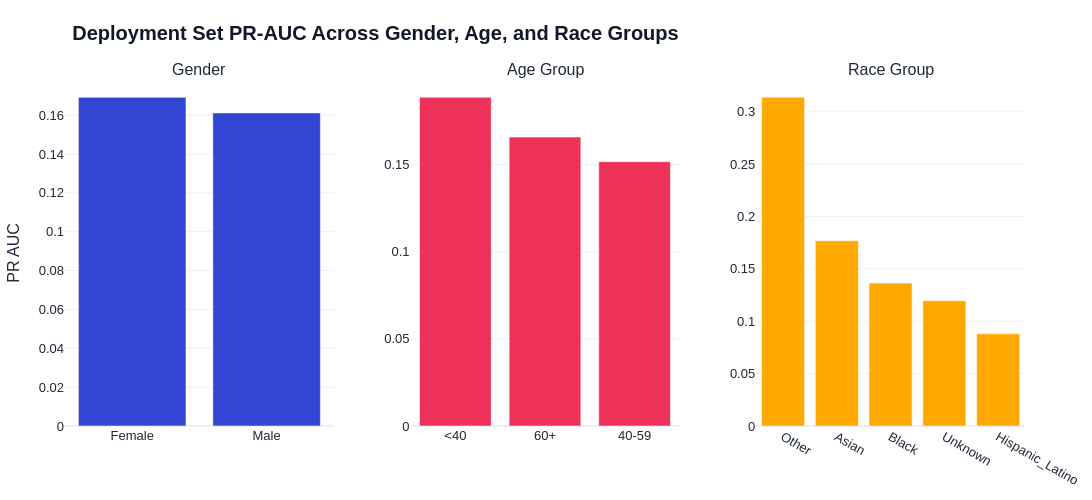

Notebook code for this chart:
### Code cell
plot_fairness_subplots_plotly(
    deployment_gender_metrics,
    deployment_age_metrics,
    deployment_race_metrics,
    metric="pr_auc",
    title="             Deployment Set PR-AUC Across Gender, Age, and Race Groups",
    filename="deployment_pr_auc_fairness_subplots.html"
)

### Figure 1 — Plotly figure (JSON) as saved in the notebook; plotly's stock layout.template omitted (floating-point values rounded to 4 significant figures)
{"data": [{"marker": {"color": "#3146D3"}, "name": "Gender", "type": "bar", "x": ["Female", "Male"], "xaxis": "x", "y": [0.1692, 0.1612], "yaxis": "y"}, {"marker": {"color": "#EE3158"}, "name": "Age Group", "type": "bar", "x": ["<40", "60+", "40-59"], "xaxis": "x2", "y": [0.1886, 0.1658, 0.1516], "yaxis": "y2"}, {"marker": {"color": "#FFA800"}, "name": "Race Group", "type": "bar", "x": ["Other", "Asian", "Black", "Unknown", "Hispanic_Latino"], "xaxis": "x3", "y": [0.3138, 0.1769, 0.1364, 0.1196, 0.088], "yaxis": "y3"}], "layout": {"annotations": [{"font": {"size": 16}, "showarrow": false, "text": "Gender", "x": 0.14, "xanchor": "center", "xref": "paper", "y": 1, "yanchor": "bottom", "yref": "paper"}, {"font": {"size": 16}, "showarrow": false, "text": "Age Group", "x": 0.5, "xanchor": "center", "xref": "paper", "y": 1, "yanchor": "bottom", "yref": "paper"}, {"font": {"size": 16}, "showarrow": false, "text": "Race Group", "x": 0.86, "xanchor": "center", "xref": "paper", "y": 1, "yanchor": "bottom", "yref": "paper"}], "font": {"color": "#1F2937", "family": "Arial", "size": 13}, "height": 500, "legend": {"title": {"text": "Outcome"}}, "margin": {"b": 50, "l": 50, "r": 40, "t": 80}, "paper_bgcolor": "white", "plot_bgcolor": "white", "showlegend": false, "title": {"font": {"color": "#111827", "size": 20}, "text": "<b>             Deployment Set PR-AUC Across Gender, Age, and Race Groups</b>", "x": 0, "xanchor": "left"}, "width": 1200, "xaxis": {"anchor": "y", "domain": [0, 0.28], "tickangle": 0}, "xaxis2": {"anchor": "y2", "domain": [0.36, 0.64], "tickangle": 0}, "xaxis3": {"anchor": "y3", "domain": [0.72, 1], "tickangle": 30}, "yaxis": {"anchor": "x", "domain": [0, 1], "title": {"text": "PR AUC"}}, "yaxis2": {"anchor": "x2", "domain": [0, 1], "title": {"text": ""}}, "yaxis3": {"anchor": "x3", "domain": [0, 1], "title": {"text": ""}}}}
